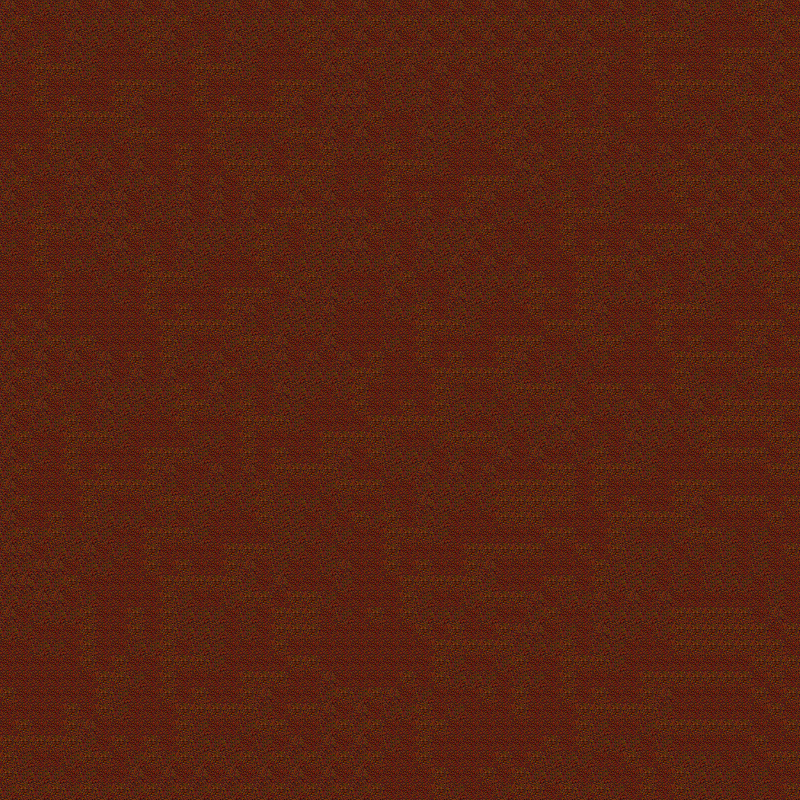

Rendered tile map (Tiled .tmx) drawn with the repository's tilesets; below, a short description and the map source with its tile grids summarised:
An orthogonal 50x50 tile map with 16x16 px tiles, 2 tile layers (base, walls).

<map version="1.9" tiledversion="1.9.2" orientation="orthogonal" renderorder="right-down" width="50" height="50" tilewidth="16" tileheight="16" infinite="0" nextlayerid="3" nextobjectid="1">
 <tileset firstgid="1" name="desert" tilewidth="16" tileheight="16" tilecount="196" columns="14">
  <image source="desert.png" width="224" height="224" />
 </tileset>
 <layer id="1" name="base" width="50" height="50">
  <data>[2500 cells, 2500 non-empty, 4 distinct tile ids]</data>
 </layer>
 <layer id="2" name="walls" width="50" height="50">
  <data>[2500 cells, 0 non-empty, 0 distinct tile ids]</data>
 </layer>
</map>